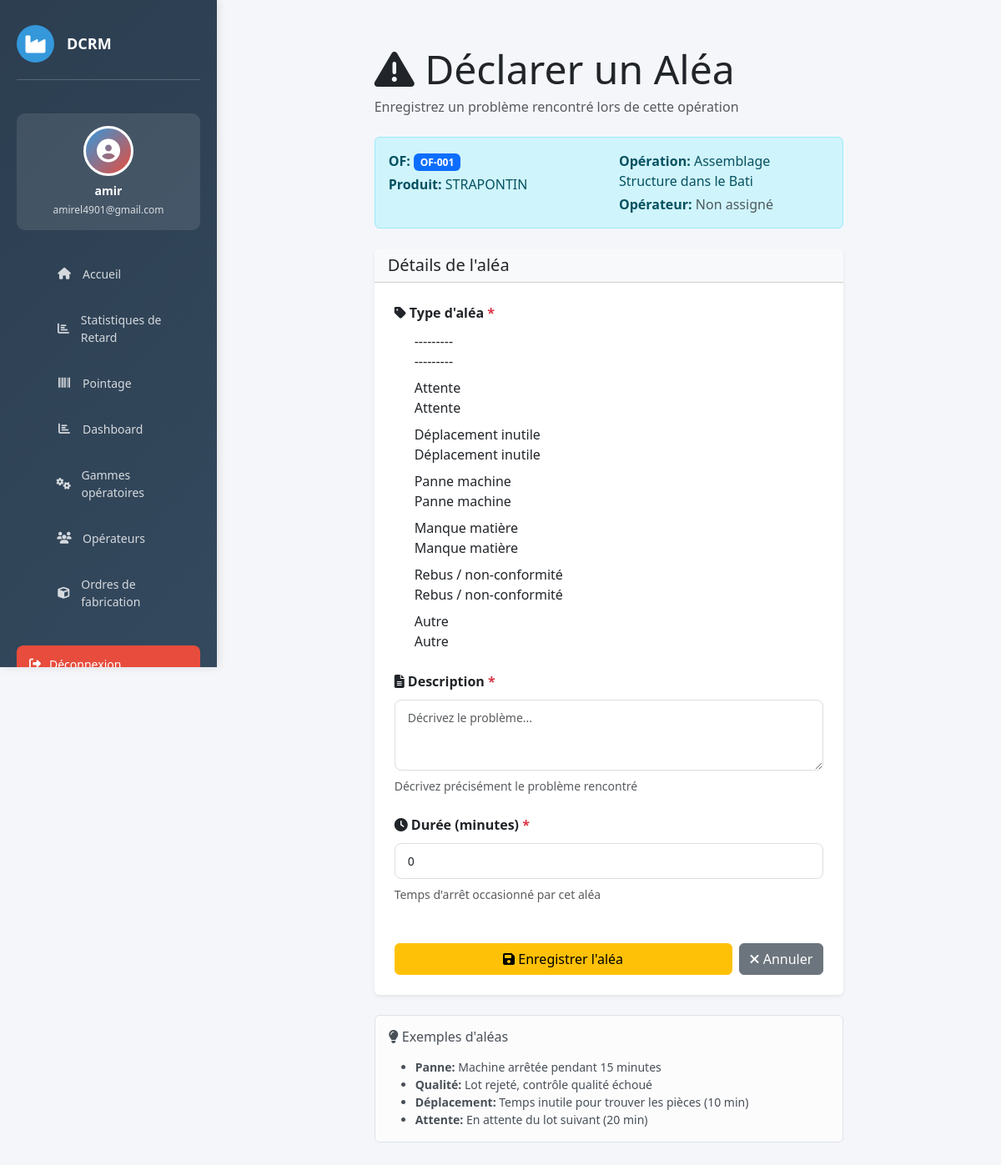
/alea/13/ (signed in), run on the app's committed database.
### website/models.py (models this page shows, shortened)
class OperationOF(models.Model):
    STATUT_CHOICES = [
        ('en_attente', 'En attente'),
        ('en_cours',   'En cours'),
        ('termine',    'Terminé'),
        ('bloque',     'Bloqué'),
    ]
    of              = models.ForeignKey(OrdreFabrication, on_delete=models.CASCADE)
    gamme_operation = models.ForeignKey(GammeOperation, on_delete=models.CASCADE)
    date_entree     = models.DateTimeField(null=True, blank=True, help_text="Date/heure d'ENTRÉE (saisie manuelle)")
    operateur       = models.ForeignKey(Operateur, null=True, blank=True, on_delete=models.SET_NULL)
    class Meta:
        ordering = ['gamme_operation__ordre']
        unique_together = ('of', 'gamme_operation')

class OrdreFabrication(models.Model):
    numero   = models.CharField(max_length=50, unique=True)
    produit  = models.CharField(max_length=200)
    quantite = models.PositiveIntegerField(default=1)

class GammeOperation(models.Model):
    nom           = models.CharField(max_length=200)
    temps_alloue  = models.DecimalField(max_digits=5, decimal_places=2, help_text="Durée standard en minutes")
    ordre         = models.PositiveSmallIntegerField(help_text="Position dans la gamme")
    class Meta:
        ordering = ['ordre']

### website/views.py (the view)
# urls.py: path('alea/<int:operation_id>/', views.declarer_alea, name='declarer_alea'),
@login_required(login_url='home')
def declarer_alea(request, operation_id):
    operation = get_object_or_404(OperationOF, id=operation_id)
    if request.method == 'POST':
        form = AleaForm(request.POST)
        if form.is_valid():
            alea = form.save(commit=False)
            alea.operation = operation
            alea.save()
            messages.success(request, f"⚠️ Aléa enregistré : {alea.get_type_alea_display()}")
            return redirect('detail_of', numero_of=operation.of.numero)
    else:
        form = AleaForm()
    context = {
        'form': form,
        'operation': operation,
    }
    return render(request, 'declarer_alea.html', context)

### website/forms.py
class AleaForm(forms.ModelForm):
    class Meta:
        model = Alea
        fields = ['type_alea', 'description', 'duree']
        widgets = {
            'type_alea': forms.Select(attrs={'class': 'form-control'}),
            'description': forms.Textarea(attrs={
                'class': 'form-control',
                'rows': 3,
                'placeholder': 'Décrivez le problème...'
            }),
            'duree': forms.NumberInput(attrs={
                'class': 'form-control',
                'placeholder': 'Durée en minutes'
            })
        }

### website/templates/declarer_alea.html (shortened to what this page needs)
{% extends 'base.html' %}
{% load static %}
{% block content %}
<div class="container-fluid mt-4">
    <div class="row justify-content-center">
        <div class="col-lg-8">
            <h1 class="display-5 mb-1">
                <i class="fas fa-exclamation-triangle"></i> Déclarer un Aléa
            </h1>
            <p class="text-muted mb-4">
                Enregistrez un problème rencontré lors de cette opération
            </p>
            <div class="alert alert-info mb-4">
                <div class="row">
                    <div class="col-md-6">
                        <p class="mb-1">
                            <strong>OF:</strong>
                            <span class="badge bg-primary">{{ operation.of.numero }}</span>
                        </p>
                        <p class="mb-0">
                            <strong>Produit:</strong> {{ operation.of.produit }}
                        </p>
                    </div>
                    <div class="col-md-6">
                        <p class="mb-1">
                            <strong>Opération:</strong> {{ operation.gamme_operation.nom }}
                        </p>
                        <p class="mb-0">
                            <strong>Opérateur:</strong>
                            {% if operation.operateur %}
                                {{ operation.operateur.prenom }} {{ operation.operateur.nom }}
                            {% else %}
                                <span class="text-muted">Non assigné</span>
                            {% endif %}
                        </p>
                    </div>
                </div>
            </div>
            <div class="card border-0 shadow-sm">
                <div class="card-header bg-light">
                    <h5 class="mb-0">Détails de l'aléa</h5>
                </div>
                <div class="card-body p-4">
                    <form method="POST" novalidate>
                        <div class="mb-4">
                            <label class="form-label">
                                <i class="fas fa-tag"></i> Type d'aléa <span class="text-danger">*</span>
                            </label>
                            <div>
                                {% for choice in form.type_alea %}
                                    <div class="form-check mb-2">
                                        {{ choice.tag }}
                                        <label class="form-check-label">
                                            {{ choice.choice_label }}
                                        </label>
                                    </div>
                                {% endfor %}
                            </div>
                        </div>
                        <div class="mb-4">
                            <label class="form-label">
                                <i class="fas fa-file-alt"></i> Description <span class="text-danger">*</span>
                            </label>
                            {{ form.description }}
                            <small class="text-muted d-block mt-2">
                                Décrivez précisément le problème rencontré
                            </small>
                        </div>
                        <div class="mb-4">
                            <label class="form-label">
                                <i class="fas fa-clock"></i> Durée (minutes) <span class="text-danger">*</span>
                            </label>
                            {{ form.duree }}
                            <small class="text-muted d-block mt-2">
                                Temps d'arrêt occasionné par cet aléa
                            </small>
                        </div>
                        <div class="d-flex gap-2 mt-5">
                            <button type="submit" class="btn btn-warning flex-grow-1">
                                <i class="fas fa-save"></i> Enregistrer l'aléa
                            </button>
                            <a href="{% url 'detail_of' operation.of.numero %}" class="btn btn-secondary">
                                <i class="fas fa-times"></i> Annuler
                            </a>
                        </div>
                    </form>
                </div>
            </div>
            <div class="alert alert-light mt-4 border">
                <h6 class="mb-3">
                    <i class="fas fa-lightbulb"></i> Exemples d'aléas
                </h6>
                <ul class="mb-0 small">
                    <li><strong>Panne:</strong> Machine arrêtée pendant 15 minutes</li>
                    <li><strong>Qualité:</strong> Lot rejeté, contrôle qualité échoué</li>
                    <li><strong>Déplacement:</strong> Temps inutile pour trouver les pièces (10 min)</li>
                    <li><strong>Attente:</strong> En attente du lot suivant (20 min)</li>
                </ul>
            </div>
        </div>
    </div>
</div>
{% endblock %}

### website/templates/base.html (shortened to what this page needs)
{% load static %}
<!DOCTYPE html>
<html lang="fr">
<head>
    <link href="https://cdn.jsdelivr.net/npm/bootstrap@5.3.0/dist/css/bootstrap.min.css" rel="stylesheet">
    <link rel="stylesheet" href="https://cdnjs.cloudflare.com/ajax/libs/font-awesome/6.4.0/css/all.min.css">
</head>
<body>
    {% if user.is_authenticated %}
    <aside class="sidebar">
        <div class="sidebar-header">
            <div class="logo">
                <i class="fas fa-industry"></i>
            </div>
            <h3>DCRM</h3>
        </div>
        <div class="user-profile">
            <div class="user-avatar">
                <i class="fas fa-user-circle"></i>
            </div>
            <h6>{{ user.first_name|default:user.username }}</h6>
            <p>{{ user.email }}</p>
        </div>
        <ul class="sidebar-menu">
            <li>
                <a href="{% url 'dashboard_home' %}">
                    <i class="fas fa-home"></i>
                    <span>Accueil</span>
                </a>
            </li>
             <li>
                <a href="{% url 'list_retard' %}">
                    <i class="fas fa-chart-bar"></i>
                    <span>Statistiques de Retard</span>
                </a>
            </li>
            <li>
                <a href="{% url 'pointage' %}">
                    <i class="fas fa-barcode"></i>
                    <span>Pointage</span>
                </a>
            </li>
            <li>
                <a href="{% url 'dashboard' %}">
                    <i class="fas fa-chart-bar"></i>
                    <span>Dashboard</span>
                </a>
            </li>
            <li>
                <a href="{% url 'gammes_list' %}">
                    <i class="fas fa-cogs"></i>
                    <span>Gammes opératoires</span>
                </a>
            </li>
            <li>
                <a href="{% url 'operateur_list' %}">
                    <i class="fas fa-users"></i>
                    <span>Opérateurs</span>
                </a>
            </li>
            <li>
                <a href="{% url 'of_list' %}">
                    <i class="fas fa-cube"></i>
                    <span>Ordres de fabrication</span>
                </a>
            </li>
        </ul>
        <a href="{% url 'logout' %}" class="logout-btn">
            <i class="fas fa-sign-out-alt"></i>
            <span>Déconnexion</span>
        </a>
    </aside>
    {% endif %}
    <div class="main-content">
        {% block content %}
        {% endblock %}
    </div>
</body>
</html>

### website/templates/base.html (style rules this page uses)
:root { --primary: #2c3e50; --secondary: #3498db; --danger: #e74c3c; --success: #27ae60; --warning: #f39c12; }
* { margin: 0; padding: 0; box-sizing: border-box; }
body { font-family: 'Segoe UI', Tahoma, Geneva, Verdana, sans-serif; background-color: #f5f6fa; }
.sidebar { position: fixed; top: 0; left: 0; height: 100vh; width: 260px; background: linear-gradient(135deg, var(--primary) 0%, #34495e 100%); color: white; padding: 30px 20px; overflow-y: auto; box-shadow: 2px 0 10px rgba(0,0,0,0.1); z-index: 1000; }
.sidebar-header { display: flex; align-items: center; gap: 15px; margin-bottom: 40px; padding-bottom: 20px; border-bottom: 1px solid rgba(255,255,255,0.2); }
.sidebar-header .logo { width: 45px; height: 45px; background: var(--secondary); border-radius: 50%; display: flex; align-items: center; justify-content: center; font-size: 24px; }
.sidebar-header h3 { font-size: 18px; font-weight: 700; margin: 0; }
.user-profile { background: rgba(255,255,255,0.1); padding: 15px; border-radius: 10px; margin-bottom: 30px; text-align: center; }
.user-avatar { width: 60px; height: 60px; background: linear-gradient(135deg, var(--secondary), var(--danger)); border-radius: 50%; margin: 0 auto 10px; display: flex; align-items: center; justify-content: center; font-size: 28px; border: 3px solid white; }
.user-profile h6 { margin: 10px 0 5px; font-weight: 600; font-size: 14px; }
.user-profile p { margin: 0; font-size: 12px; opacity: 0.8; }
.sidebar-menu { list-style: none; margin-bottom: 30px; }
.sidebar-menu li { margin-bottom: 10px; }
.sidebar-menu a { display: flex; align-items: center; gap: 12px; padding: 12px 15px; color: rgba(255,255,255,0.8); text-decoration: none; border-radius: 8px; transition: all 0.3s ease; font-size: 14px; }
.sidebar-menu i { width: 20px; text-align: center; }
.logout-btn { display: flex; align-items: center; gap: 10px; width: 100%; padding: 12px 15px; background: var(--danger); color: white; border: none; border-radius: 8px; cursor: pointer; font-size: 14px; transition: all 0.3s ease; text-align: left; }
.main-content { margin-left: 260px; padding: 30px; min-height: 100vh; }

### website/templates/declarer_alea.html (style rules this page uses)
.form-label { font-weight: 600; color: var(--text-dark); margin-bottom: 10px; }
.form-control { border: 1px solid #ddd; border-radius: 8px; padding: 10px 15px; font-size: 14px; }

### data on the page
OperationOF: of.numero "OF-001", of.produit "STRAPONTIN", gamme_operation.nom "Assemblage Structure dans le Bati"

### other printed values
{{ user.first_name|default:user.username }} "amir"
{{ user.email }} "amirel4901@gmail.com"
{{ choice.choice_label }} "---------" "Attente" "Déplacement inutile" "Panne machine" "Manque matière" "Rebus / non-conformité" "Autre"
